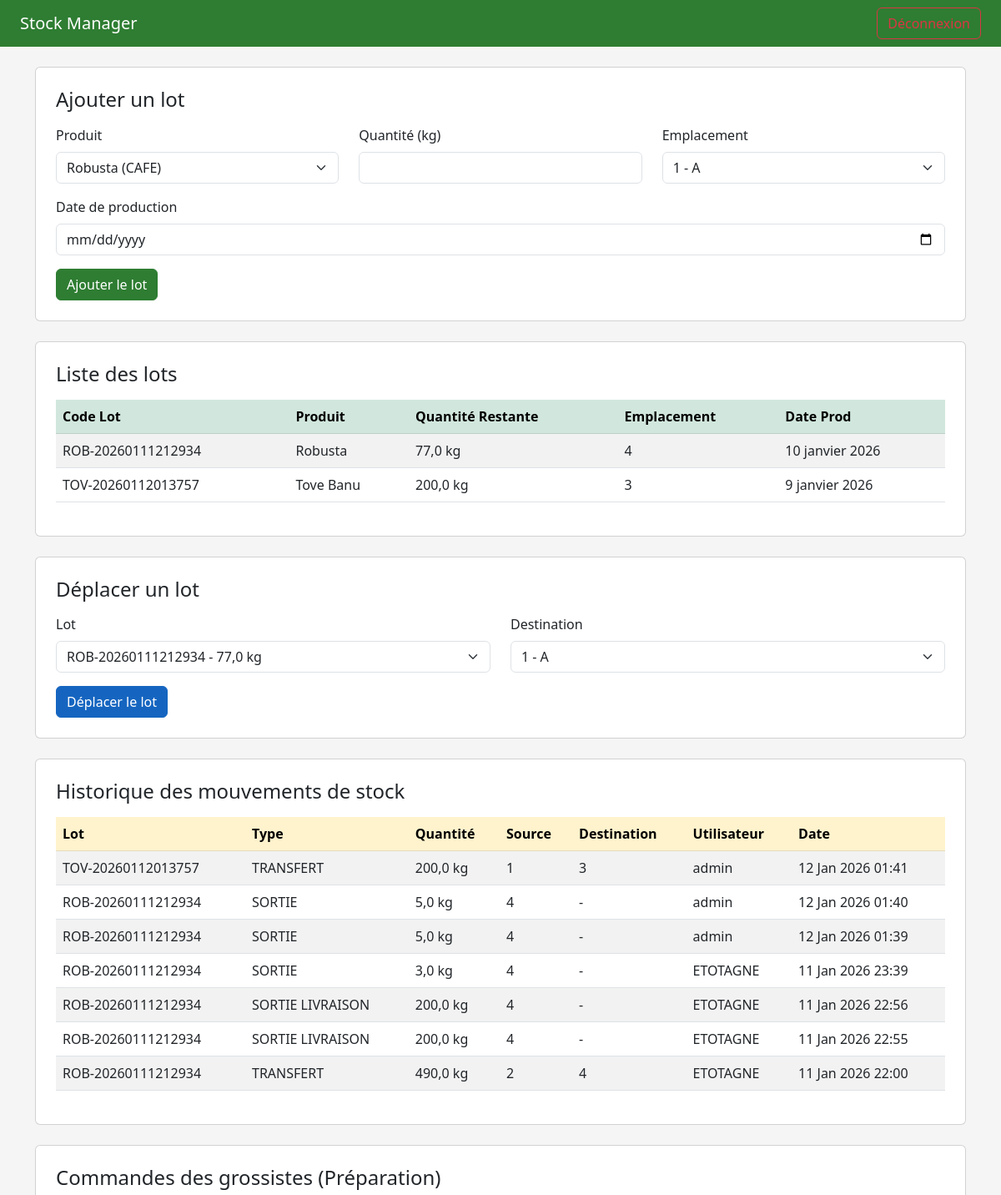
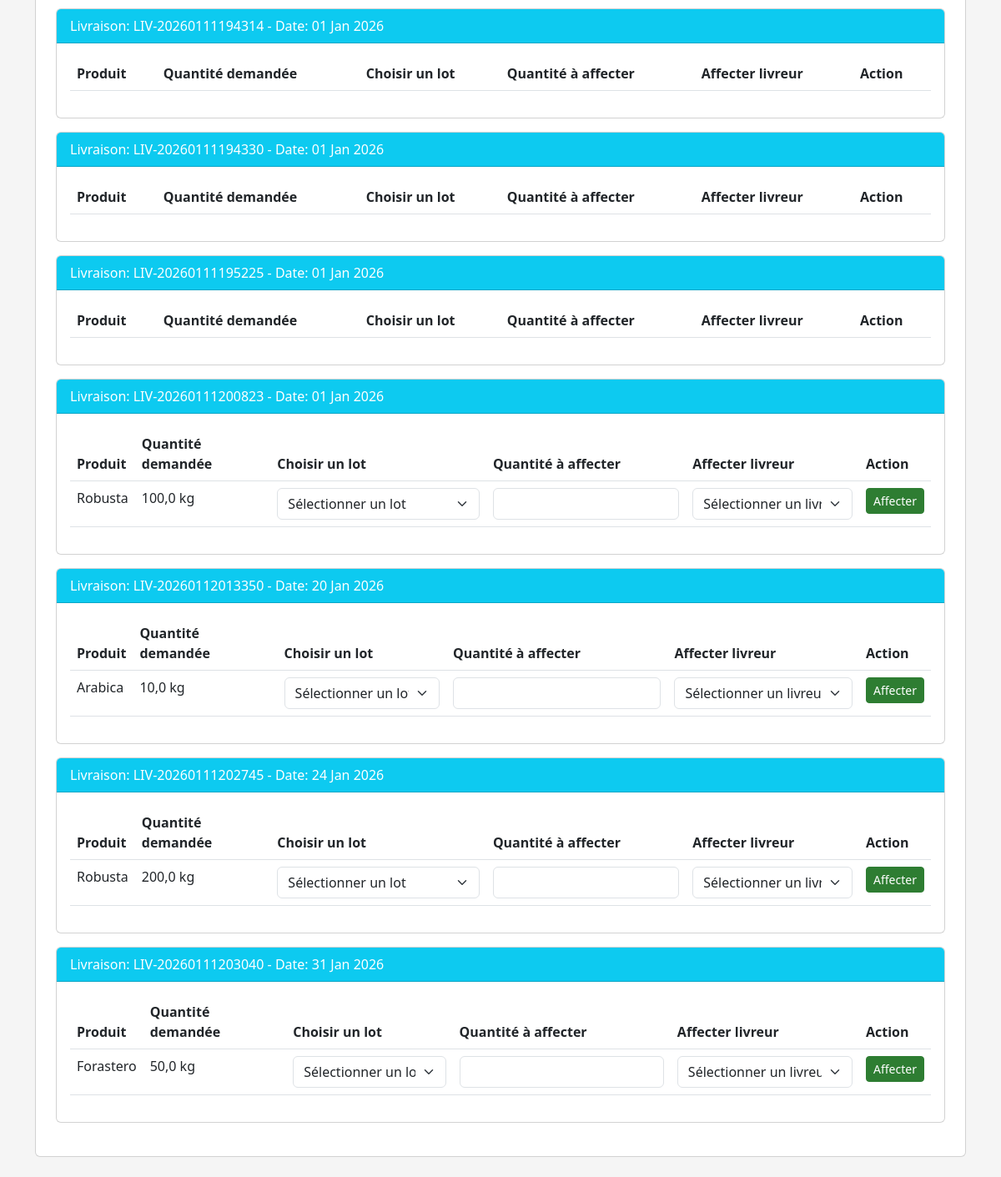
Before: /dashboard/stock/ (signed in) with the older database file (2 pictures, top to bottom).
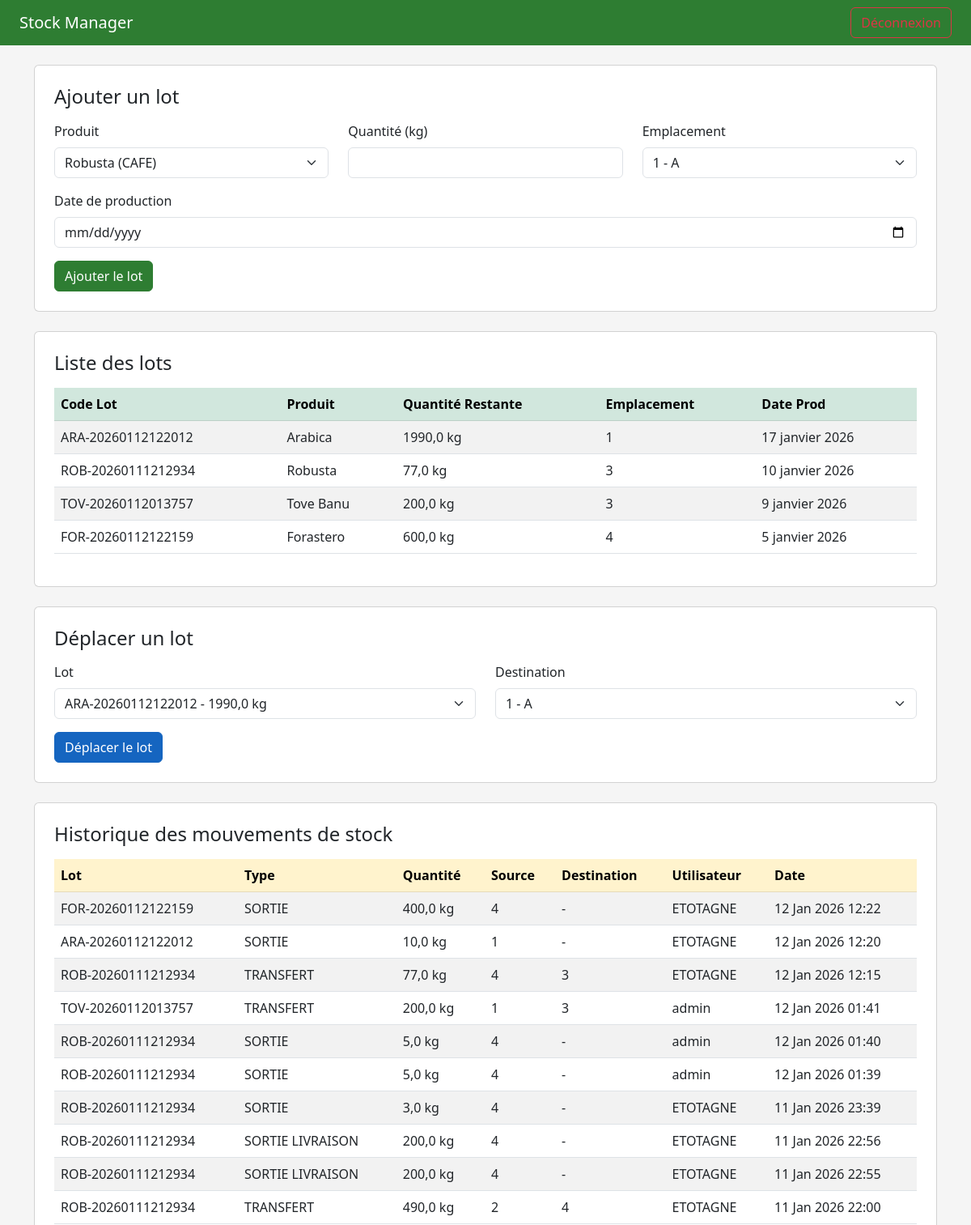
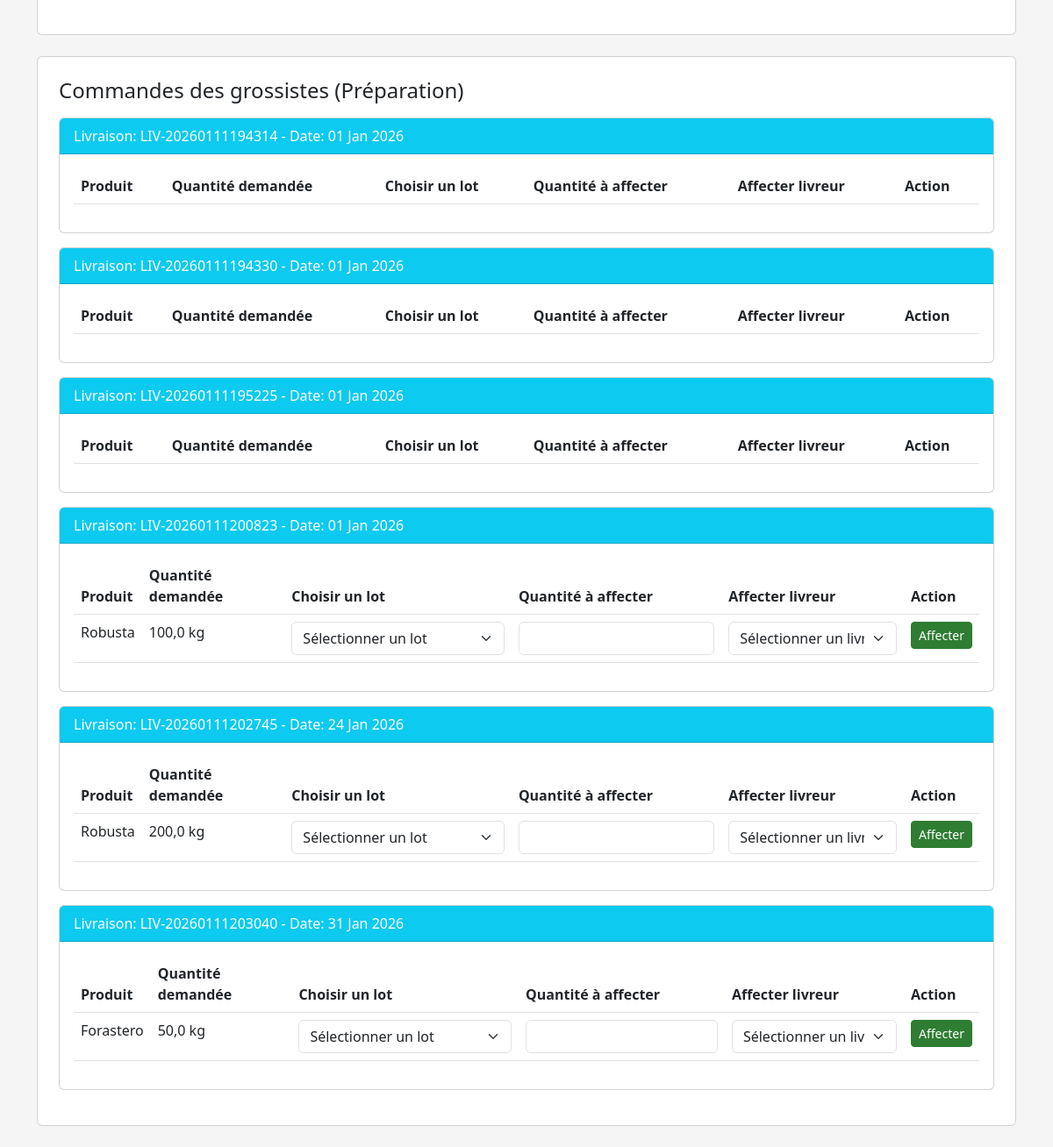
After: the same page with the newer database file (2 pictures, top to bottom).
### core/models.py (models this page shows, shortened)
class Lot(models.Model):
    code_lot = models.CharField(max_length=100, unique=True)
    produit = models.ForeignKey(Produit, on_delete=models.CASCADE)
    quantite_initiale = models.FloatField()
    quantite_restante = models.FloatField()
    date_production = models.DateField()
    emplacement = models.ForeignKey(Emplacement, on_delete=models.SET_NULL, null=True)

class Produit(models.Model):
    TYPE_CHOICES = [
        ('CAFE', 'Café'),
        ('CACAO', 'Cacao'),
    ]
    nom = models.CharField(max_length=100)
    type_produit = models.CharField(max_length=10, choices=TYPE_CHOICES)
    unite = models.CharField(max_length=20)  # kg, sac
    prix_reference = models.DecimalField(max_digits=10, decimal_places=2)

class Emplacement(models.Model):
    entrepot = models.ForeignKey(Entrepot, on_delete=models.CASCADE)
    code_emplacement = models.CharField(max_length=50)  # ex: E1-R2-N3

class MouvementStock(models.Model):
    TYPE_CHOICES = [
        ('ENTREE', 'Entrée en stock'),
        ('SORTIE', 'Sortie de stock'),
        ('TRANSFERT', 'Transfert entre emplacements'),
    ]
    lot = models.ForeignKey(
        Lot,
        on_delete=models.CASCADE,
        verbose_name='lot concerné',
        related_name='mouvements'
    )
    type_mouvement = models.CharField(
        'type de mouvement',
        max_length=20,
        choices=TYPE_CHOICES,
        help_text='Type d\'opération effectuée sur le stock'
    )
    quantite = models.FloatField(
        'quantité',
        help_text='Quantité déplacée (en kg)'
    )
    source_emplacement = models.ForeignKey(
        Emplacement,
        on_delete=models.SET_NULL,
        null=True,
        blank=True,
        related_name='mouvements_sortants',
        verbose_name='emplacement source',
        help_text='Emplacement de départ du produit (vide pour les entrées)'
    )
    destination_emplacement = models.ForeignKey(
        Emplacement,
        on_delete=models.SET_NULL,
        null=True,
        blank=True,
        related_name='mouvements_entrants',
        verbose_name='emplacement de destination',
        help_text='Emplacement d\'arrivée du produit (vide pour les sorties)'
    )
    utilisateur = models.ForeignKey(
        Utilisateur,
        on_delete=models.SET_NULL,
        null=True,
        related_name='operations_stock',
        verbose_name='responsable',
        help_text='Utilisateur ayant effectué l\'opération'
    )
    date = models.DateTimeField(
        'date et heure',
        auto_now_add=True,
        help_text='Date et heure du mouvement'
    )
    commentaire = models.TextField(
        'commentaire',
        blank=True,
        null=True,
        help_text='Informations complémentaires sur le mouvement'
    )
    class Meta:
        verbose_name = 'mouvement de stock'
        verbose_name_plural = 'mouvements de stock'
        ordering = ['-date']
        indexes = [
            models.Index(fields=['-date'], name='idx_mouvement_date'),
            models.Index(fields=['type_mouvement'], name='idx_mouvement_type'),
        ]

class Utilisateur(AbstractUser):
    nom = models.CharField(max_length=150)
    prenom = models.CharField(max_length=150)
    email = models.EmailField(unique=True)
    telephone = models.CharField(max_length=20)
    localisation = models.CharField(max_length=255)  # UNE SEULE INFO
    role = models.ForeignKey(Role, on_delete=models.SET_NULL, null=True)
    actif = models.BooleanField(default=True)
    date_inscription = models.DateTimeField(auto_now_add=True)
    class Meta:
        verbose_name = 'utilisateur'
        verbose_name_plural = 'utilisateurs'
        ordering = ['nom', 'prenom']

class Livraison(models.Model):
    STATUT_CHOICES = [
        ('PREPARATION', 'En préparation'),
        ('EN_ROUTE', 'En route'),
        ('LIVREE', 'Livrée'),
    ]
    numero = models.CharField(max_length=50)
    grossiste = models.ForeignKey(Utilisateur, on_delete=models.CASCADE, related_name='livraisons_grossiste')
    livreur = models.ForeignKey(Utilisateur, on_delete=models.SET_NULL, null=True, blank=True, related_name='livraisons_livreur')
    statut = models.CharField(max_length=20, default='PREPARATION')
    date_livraison = models.DateField()   # date demandée
    date_creation = models.DateTimeField(auto_now_add=True)  # timestamp

class LigneLivraison(models.Model):
    livraison = models.ForeignKey(Livraison, on_delete=models.CASCADE)
    produit = models.ForeignKey(Produit, on_delete=models.CASCADE)
    lot = models.ForeignKey(Lot, on_delete=models.SET_NULL, null=True, blank=True)
    quantite = models.FloatField()

### core/views.py (the view)
# urls.py: path('dashboard/stock/', views.stock_manager_dashboard, name='dashboard_stock'),
@login_required
def stock_manager_dashboard(request):
    lots = Lot.objects.all().order_by('-date_production')
    mouvements = MouvementStock.objects.all().order_by('-date')
    emplacements = Emplacement.objects.all()
    produits = Produit.objects.all()
    livraisons = Livraison.objects.filter(statut='PREPARATION').order_by('date_livraison')
    livreurs = Utilisateur.objects.filter(role__nom='LIVREUR', actif=True)
    return render(request, 'dashboard_stock.html', {
        'lots': lots,
        'mouvements': mouvements,
        'emplacements': emplacements,
        'produits': produits,
        'livraisons': livraisons,
        'livreurs': livreurs,
    })

### core/templates/dashboard_stock.html (shortened to what the changed rows need)
<!DOCTYPE html>
<html lang="fr">
<head>
<link href="https://cdn.jsdelivr.net/npm/bootstrap@5.3.0-alpha1/dist/css/bootstrap.min.css" rel="stylesheet">
</head>
<body>
<div class="container mt-4">
    <div class="card p-4">
        <table class="table table-striped table-hover">
            <thead class="table-success">
                <tr>
                    <th>Code Lot</th>
                    <th>Produit</th>
                    <th>Quantité Restante</th>
                    <th>Emplacement</th>
                    <th>Date Prod</th>
                </tr>
            </thead>
            <tbody>
                {% for lot in lots %}
                <tr>
                    <td>{{ lot.code_lot }}</td>
                    <td>{{ lot.produit.nom }}</td>
                    <td>{{ lot.quantite_restante }} kg</td>
                    <td>{{ lot.emplacement.code_emplacement }}</td>
                    <td>{{ lot.date_production }}</td>
                </tr>
                {% endfor %}
            </tbody>
        </table>
    </div>
    <div class="card p-4">
        <form method="POST" action="{% url 'move_lot' %}">
            <div class="row mb-3">
                <div class="col-md-6">
                    <label class="form-label">Lot</label>
                    <select class="form-select" name="lot" required>
                        {% for lot in lots %}
                        <option value="{{ lot.id }}">{{ lot.code_lot }} - {{ lot.quantite_restante }} kg</option>
                        {% endfor %}
                    </select>
                </div>
            </div>
        </form>
    </div>
    <div class="card p-4">
        <table class="table table-striped table-hover">
            <thead class="table-warning">
                <tr>
                    <th>Lot</th>
                    <th>Type</th>
                    <th>Quantité</th>
                    <th>Source</th>
                    <th>Destination</th>
                    <th>Utilisateur</th>
                    <th>Date</th>
                </tr>
            </thead>
            <tbody>
                {% for mv in mouvements %}
                <tr>
                    <td>{{ mv.lot.code_lot }}</td>
                    <td>{{ mv.type_mouvement }}</td>
                    <td>{{ mv.quantite }} kg</td>
                        <td>
                            {% if mv.source_emplacement %}
                                {{ mv.source_emplacement.code_emplacement }}
                            {% else %}
                                -
                            {% endif %}
                        </td>
                        <td>
                            {% if mv.destination_emplacement %}
                                {{ mv.destination_emplacement.code_emplacement }}
                            {% else %}
                                -
                            {% endif %}
                        </td>
                    <td>{{ mv.utilisateur.username }}</td>
                    <td>{{ mv.date|date:"d M Y H:i" }}</td>
                </tr>
                {% endfor %}
            </tbody>
        </table>
    </div>
    <div class="card p-4">
    {% for livraison in livraisons %}
        <div class="card mb-3">
            <div class="card-header bg-info text-white">
                Livraison: {{ livraison.numero }} - Date: {{ livraison.date_livraison|date:"d M Y" }}
            </div>
            <div class="card-body">
                <table class="table">
                    <thead>
                        <tr>
                            <th>Produit</th>
                            <th>Quantité demandée</th>
                            <th>Choisir un lot</th>
                            <th>Quantité à affecter</th>
                            <th>Affecter livreur</th>
                            <th>Action</th>
                        </tr>
                    </thead>
                    <tbody>
                        {% for ligne in livraison.lignelivraison_set.all %}
                        <tr>
                            <form method="POST" action="{% url 'assign_lot_to_livraison' livraison.id ligne.id %}">
                                <td>{{ ligne.produit.nom }}</td>
                                <td>{{ ligne.quantite }} kg</td>
                                <td>
                                    <select class="form-select" name="lot" required>
                                        <option value="">Sélectionner un lot</option>
                                    </select>
                                </td>
                                <td>
                                    <input type="number" step="0.01" class="form-control" name="quantite" required>
                                </td>
                                <td>
                                    <select class="form-select" name="livreur" required>
                                        <option value="">Sélectionner un livreur</option>
                                    </select>
                                </td>
                                <td>
                                    <button type="submit" class="btn btn-primary btn-sm">Affecter</button>
                                </td>
                            </form>
                        </tr>
                        {% endfor %}
                    </tbody>
                </table>
            </div>
        </div>
    {% empty %}
        <p>Aucune commande en préparation.</p>
    {% endfor %}
</div>
</div>
</body>
</html>

Changed rows visible on the page:
no longer on this page (row edited): Livraison: numero "LIV-20260112013350", date_livraison "20 Jan 2026"
no longer on this page (row edited): LigneLivraison: produit.nom "Arabica", quantite "10,0", shown under "LIV-20260112013350"
added Lot: code_lot "ARA-20260112122012", produit.nom "Arabica", quantite_restante "1990,0", emplacement.code_emplacement "1", date_production "17 janvier 2026"
changed Lot "ROB-20260111212934": emplacement.code_emplacement "4" → "3"
added Lot: code_lot "FOR-20260112122159", produit.nom "Forastero", quantite_restante "600,0", emplacement.code_emplacement "4", date_production "5 janvier 2026"
added MouvementStock: lot.code_lot "FOR-20260112122159", type_mouvement "SORTIE", quantite "400,0", source_emplacement.code_emplacement "4", utilisateur.username "ETOTAGNE", date "12 Jan 2026 12:22"
added MouvementStock: lot.code_lot "ARA-20260112122012", type_mouvement "SORTIE", quantite "10,0", source_emplacement.code_emplacement "1", utilisateur.username "ETOTAGNE", date "12 Jan 2026 12:20"
added MouvementStock: lot.code_lot "ROB-20260111212934", type_mouvement "TRANSFERT", quantite "77,0", source_emplacement.code_emplacement "4", destination_emplacement.code_emplacement "3", utilisateur.username "ETOTAGNE", date "12 Jan 2026 12:15"
Other visible differences:
form field lot: "ROB-20260111212934 - 77,0 kg" → "ARA-20260112122012 - 1990,0 kg"
